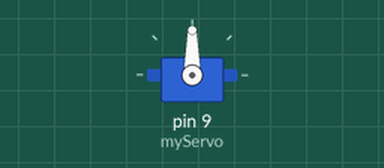
Simulated run of this sketch. Board: Arduino Uno, built with avr-gcc and run on an emulated ATmega328P. Shown: servo.

Above: at 0.05 s.
At 7.0 s:
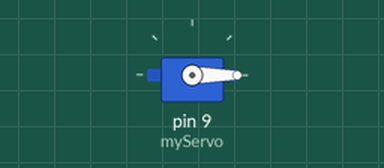
Timing chart, 0 to 9.1 s (numbered marks = the images above):
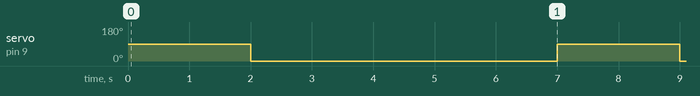

Measured:
- by itself, servo on pin 9 (myServo): alternates 90° for 2.0 s and 0° for 5.0 s

The sketch:

latchcode.ino
```cpp
#include <Servo.h>  // Include the Servo library

Servo myServo;  // Create a Servo object

void setup() {
  myServo.attach(9);  // Attach the servo to pin 9 (change the pin if necessary)
}

void loop() {
  // Move the servo from 90 to 0 degrees
  myServo.write(90); // Set the servo to 90 degrees
  delay(2000);        // Wait for 1 second

  myServo.write(0);   // Set the servo to 0 degrees
  delay(5000);        // Wait for 1 second
}
```
